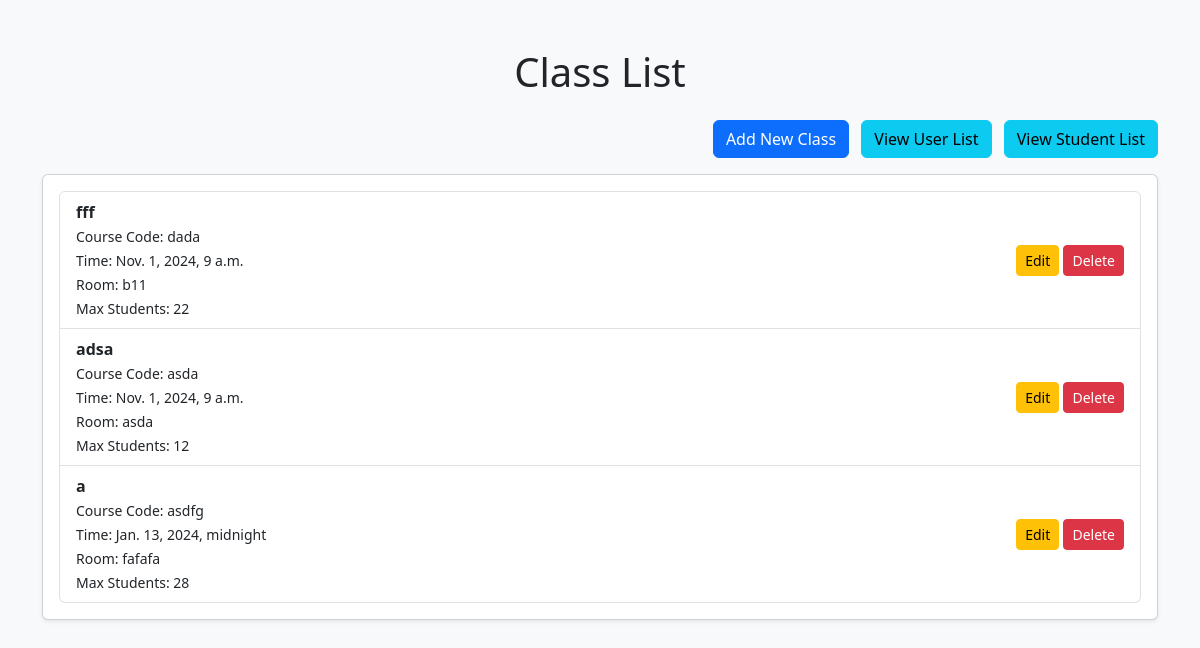
The page /classes/ (signed in) on the database its author committed.
### samsapp/models.py (models this page shows, shortened)
class Class(models.Model):
    class_id = models.AutoField(primary_key=True)  # Automatically increments
    student_id = models.ForeignKey('Student', on_delete=models.CASCADE)  # Relates to the Student model
    course_code = models.CharField(max_length=50)
    class_name = models.CharField(max_length=100)
    class_time = models.DateTimeField()
    room_number = models.CharField(max_length=10)
    max_students = models.IntegerField()

### samsapp/views.py (the view)
# urls.py: path('classes/', views.class_list, name='class_list'),
@login_required(login_url='login')
def class_list(request):
    classes = Class.objects.all()
    return render(request, 'samsapp/class_list.html', {'classes': classes})

### samsapp/templates/samsapp/class_list.html (shortened to what this page needs)
<!DOCTYPE html>
<html lang="en">
<head>
    <link href="https://cdn.jsdelivr.net/npm/bootstrap@5.3.0-alpha1/dist/css/bootstrap.min.css" rel="stylesheet">
</head>
<body class="bg-light">
<div class="container mt-5">
    <h1 class="text-center mb-4">Class List</h1>
    <div class="text-end mb-3">
        <a href="{% url 'class_add' %}" class="btn btn-primary">Add New Class</a>
        <a href="{% url 'user_list' %}" class="btn btn-info ms-2">View User List</a>
        <a href="{% url 'student_list' %}" class="btn btn-info ms-2">View Student List</a>
    </div>
    <div class="card shadow-sm">
        <div class="card-body">
            <ul class="list-group">
                {% for class in classes %}
                    <li class="list-group-item d-flex justify-content-between align-items-center">
                        <div>
                            <strong>{{ class.class_name }}</strong><br>
                            <small>Course Code: {{ class.course_code }}</small><br>
                            <small>Time: {{ class.class_time }}</small><br>
                            <small>Room: {{ class.room_number }}</small><br>
                            <small>Max Students: {{ class.max_students }}</small>
                        </div>
                        <div>
                            <a href="{% url 'class_update' class.class_id %}" class="btn btn-warning btn-sm">Edit</a>
                            <a href="{% url 'class_delete' class.class_id %}" class="btn btn-danger btn-sm">Delete</a>
                        </div>
                    </li>
                {% empty %}
                    <li class="list-group-item text-center">No classes found.</li>
                {% endfor %}
            </ul>
        </div>
    </div>
</div>
</body>
</html>

### rows shown on the page
Class: class_name "fff", course_code "dada", class_time "Nov. 1, 2024, 9 a.m.", room_number "b11", max_students "22"
Class: class_name "adsa", course_code "asda", class_time "Nov. 1, 2024, 9 a.m.", room_number "asda", max_students "12"
Class: class_name "a", course_code "asdfg", class_time "Jan. 13, 2024, midnight", room_number "fafafa", max_students "28"
